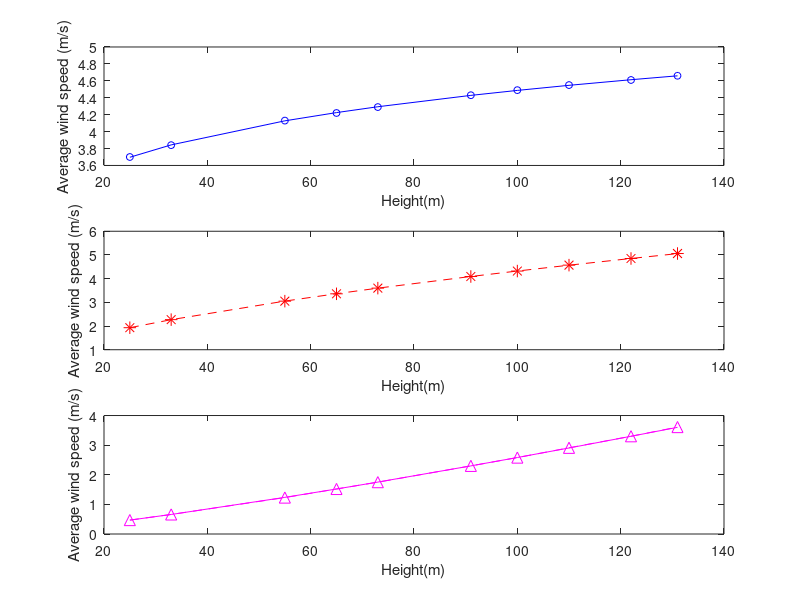

Write MATLAB code to recreate this figure. (Note: this script raises an error after producing the figure.)
% Q3

% Some code may already be provided below
% DO NOT clear, close or clc inside this script
% Apply good programming practices
%
% Name : Wee Jun Lin
% ID   : 32620861
% Date Modified : 27/9/2022

fprintf('\n Q3 \n\n')
%%
%Add your code here
% variables
data_file = importdata('avg_wind_data.txt').data;
height = data_file(:,1);
avg_ararat = data_file(:,2);
avg_silver = data_file(:,3);
avg_boco = data_file(:,4);

figure(4)
subplot(3,1,1)
plot(height,avg_ararat,'bo','MarkerSize',5)
xlabel("Height(m)");ylabel("Average wind speed (m/s)");

hold on 
subplot(3,1,2)
plot(height,avg_silver,'r*','MarkerSize',9)
xlabel("Height(m)");ylabel("Average wind speed (m/s)");

hold on
subplot(3,1,3)
plot(height,avg_boco,'m--^','MarkerSize',8)
xlabel("Height(m)");ylabel("Average wind speed (m/s)");
hold on

% Fit a suitable model
% equation : wh = w0*(h/h0)^alpha
% fit using power model 
% log10(wh) = alpha*(log10(h)-log10(h0)+log10(w0))

h0 = 100; % initial height

% find coefficients
p_ararat = polyfit(log10(height/h0),log10(avg_ararat),1);
p_boco = polyfit(log10(height/h0),log10(avg_boco),1);
p_silver = polyfit(log10(height/h0),log10(avg_silver),1);

% alpha values
a_ararat = p_ararat(1);
a_boco = p_boco(1);
a_silver = p_silver(1);

% initial wind speeds
w0_ararat = 10^p_ararat(2);
w0_boco = 10^ p_boco(2);
w0_silverton = 10^p_silver(2);

% anon function for plotting
y_ara = @(h) w0_ararat.*(h/h0).^a_ararat;
y_boc = @(h) w0_boco.*(h/h0).^a_boco ;
y_silv = @(h) w0_silverton.*(h/h0).^a_silver;

% functions for the sites
y_ararat = y_ara(height);
y_boco = y_boc(height);
y_silver = y_silv(height);

% plot the fitted lines
subplot(3,1,1)

plot(height,y_ararat,'b');
hold on;
subplot(3,1,2)
plot(height,y_silver,'r--');
hold on;

subplot(3,1,3)
plot(height,y_boco,'m');
hold on;

% find r2 values for each equation
r2_ararat = r2nonlin(y_ara,height,avg_ararat);
r2_boco = r2nonlin(y_boc,height,avg_boco);
r2_silver = r2nonlin(y_silv,height,avg_silver);

%Print results

% print r2 values of each equation
fprintf('r^2 of Ararat is %.7f\n',r2_ararat)
fprintf('r^2 of Boco is %.7f\n',r2_boco)
fprintf('r^2 of Silverton is %.7f\n',r2_silver)

% print likely terrain sites
ter_ararat = '';
ter_boco = '';
ter_silver = '';

% compare alpha values to the table
%%
if a_ararat > 0.0001 && a_ararat < 0.001
    ter_ararat = 'Minimal impact e.g., open water, smooth snow fields, barren terrains.';
elseif a_ararat > 0.001 && a_ararat < 0.01
    ter_ararat = 'Featureless terrain e.g., deserts, flat grass plains, glaciers.';
elseif a_ararat > 0.01 && a_ararat < 0.1 
    ter_ararat = 'Flat terrain e.g., grass fields, airport runways.';
elseif a_ararat > 0.1 && a_ararat < 0.5 
    ter_ararat = 'Elements separated by large distances, e.g., scattered shelters, low-rising crops.';
elseif a_ararat > 0.5 && a_ararat < 1
    ter_ararat = 'Landscape with moderate occurrences e.g., vegetation, bushes, new dense forests.';
elseif a_ararat > 1 && a_ararat < 2
    ter_ararat = 'Larger elements uniformly distributed, e.g., mature forest, low-rise built-up areas.';
else
    ter_ararat = 'Irregular distribution of large elements, e.g., city centres, forests with clearings.';
end

if a_boco > 0.0001 && a_boco < 0.001
    ter_boco = 'Minimal impact e.g., open water, smooth snow fields, barren terrains.';
elseif a_boco > 0.001 && a_boco < 0.01
    ter_boco = 'Featureless terrain e.g., deserts, flat grass plains, glaciers.';
elseif a_boco > 0.01 && a_boco < 0.1 
    ter_boco = 'Flat terrain e.g., grass fields, airport runways.';
elseif a_boco > 0.1 && a_boco < 0.5 
    ter_boco = 'Elements separated by large distances, e.g., scattered shelters, low-rising crops.';
elseif a_boco > 0.5 && a_boco < 1
    ter_boco = 'Landscape with moderate occurrences e.g., vegetation, bushes, new dense forests.';
elseif a_boco > 1 && a_boco < 2
    ter_boco = 'Larger elements uniformly distributed, e.g., mature forest, low-rise built-up areas.';
else
    ter_boco = 'Irregular distribution of large elements, e.g., city centres, forests with clearings.';
end

if a_silver > 0.0001 && a_silver < 0.001
    ter_silver = 'Minimal impact e.g., open water, smooth snow fields, barren terrains.';
elseif a_silver > 0.001 && a_silver < 0.01
    ter_silver = 'Featureless terrain e.g., deserts, flat grass plains, glaciers.';
elseif a_silver > 0.01 && a_silver < 0.1 
    ter_silver = 'Flat terrain e.g., grass fields, airport runways.';
elseif a_silver > 0.1 && a_silver < 0.5 
    ter_silver = 'Elements separated by large distances, e.g., scattered shelters, low-rising crops.';
elseif a_silver > 0.5 && a_silver < 1
    ter_silver = 'Landscape with moderate occurrences e.g., vegetation, bushes, new dense forests.';
elseif a_silver > 1 && a_silver < 2
    ter_silver = 'Larger elements uniformly distributed, e.g., mature forest, low-rise built-up areas.';
else
    ter_silver = 'Irregular distribution of large elements, e.g., city centres, forests with clearings.';
end
%%

fprintf("The terrain of Ararat is %s\n",ter_ararat)
fprintf("The terrain of Boco Rock is %s\n",ter_boco)
fprintf("The terrain of Silver is %s\n",ter_silver)

%part b 
% anonymous function
h0_fixed = 80; % corrected height

% anon function for plotting
y_new = @(w0,h,alpha) w0.*(h/h0_fixed).^alpha;

subplot(3,1,1)
plot(height,y_new(w0_ararat,height,a_ararat),'LineWidth',3)
subplot(3,1,2)
plot(height,y_new(w0_silverton,height,a_silver),'LineWidth',3)
subplot(3,1,3)
plot(height,y_new(w0_boco,height,a_boco),'LineWidth',3)



